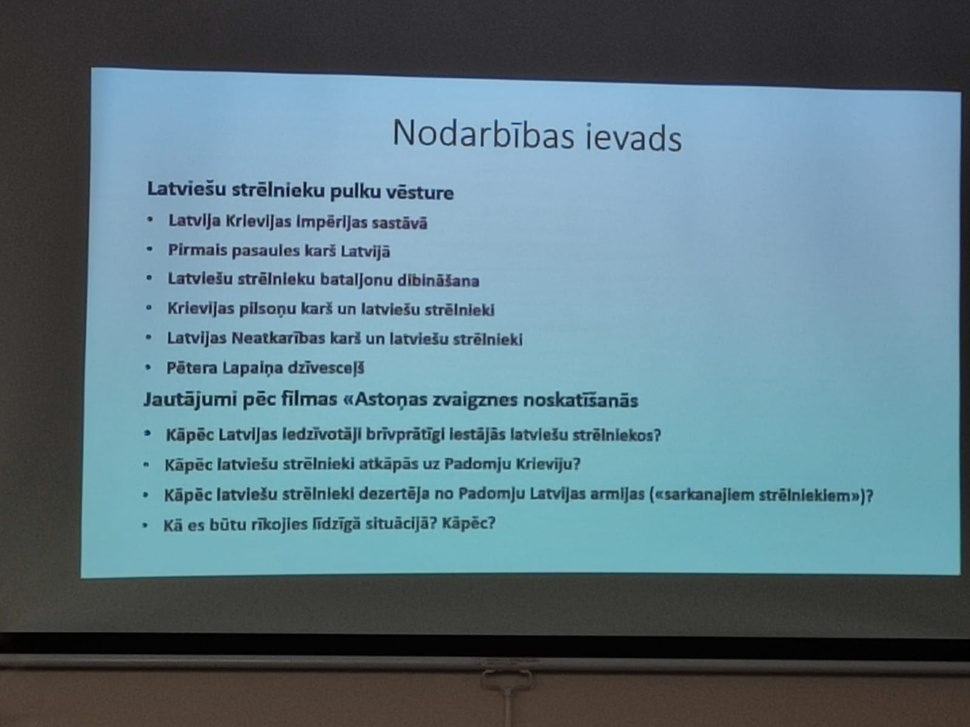
#> input picture image.jpeg, 970 x 727 px, shrunk from 1600 x 1200 before the run
$ python app.py
#> lines starting #> are read from the running program, lines starting #| are printed output that depends on the picture
import cv2
import pytesseract

image = cv2.imread('image.jpeg')
#> image is the input picture: shape (727, 970, 3); mean B, G, R 132, 121.1, 95.1

gray_image = cv2.cvtColor(image, cv2.COLOR_BGR2GRAY)
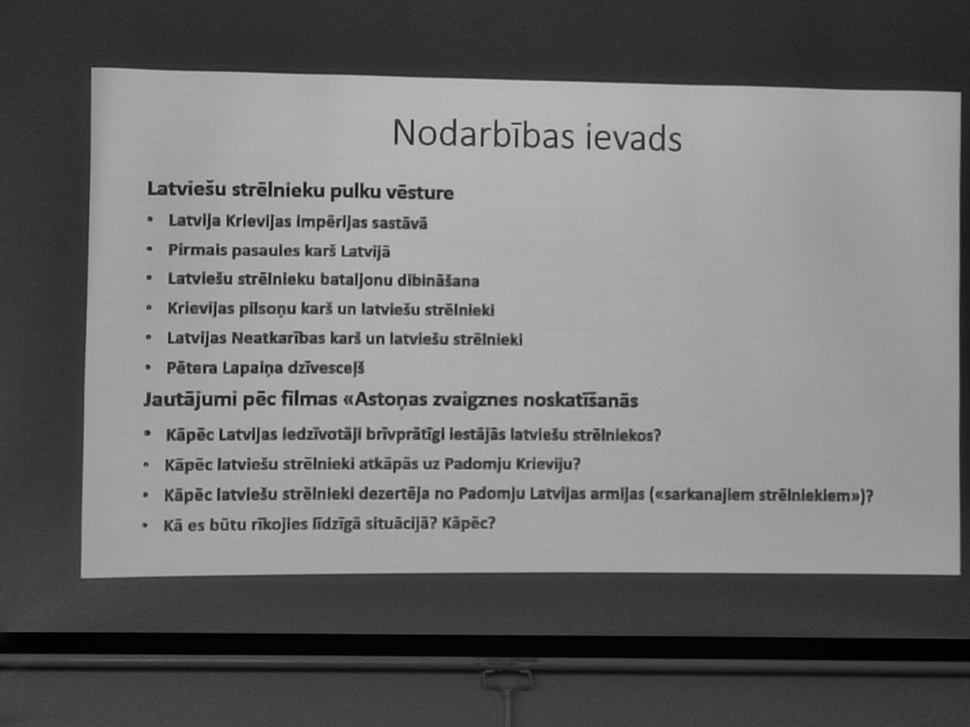
#> gray_image: shape (727, 970); min 0, max 200, mean 114.6

#> (the run stopped early here; a loop or call above may not have finished)
